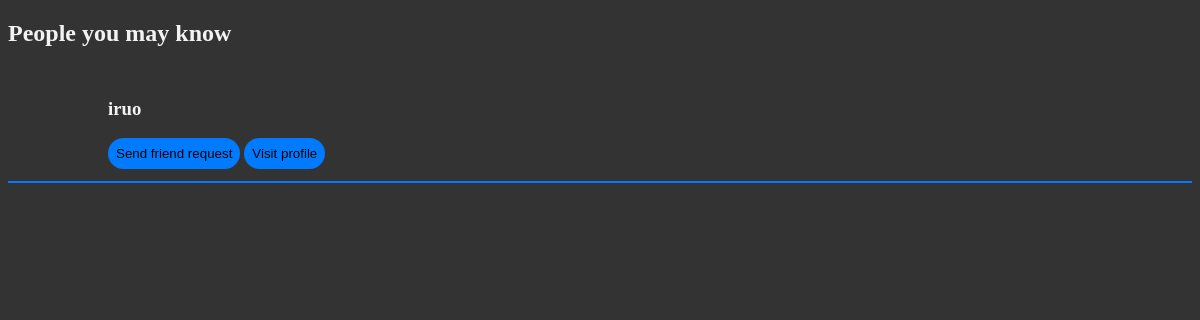
The app's page /users (signed in), older data.
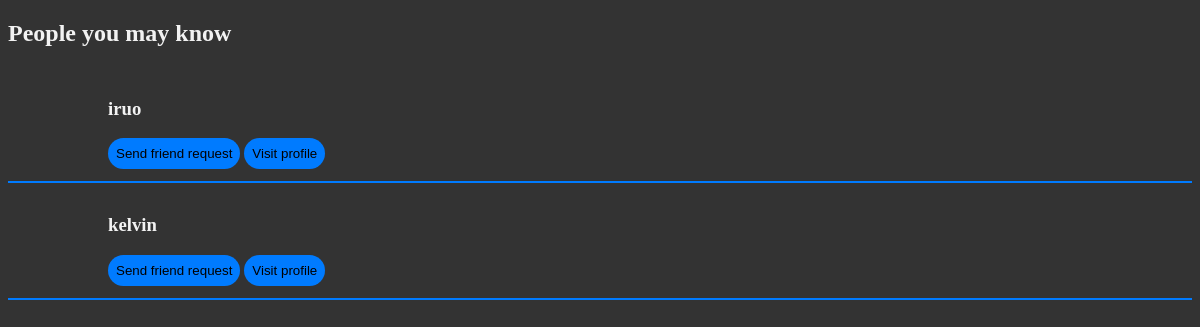
The same page, newer data.
### package/models.py (models this page shows, shortened)
class User(db.Model, UserMixin):
    id = db.Column(db.Integer, primary_key=True)
    username = db.Column(db.String(30), unique=True, nullable=False)
    email = db.Column(db.String(120), unique=True, nullable=False)
    password_hash = db.Column(db.String(120), nullable=False)
    avatar = db.Column(db.LargeBinary)
    friends = db.Column(db.JSON, default='[]')
    friend_request = db.Column(db.JSON, default='[]')
    pending_request = db.Column(db.JSON, default='[]')
    notifications = db.Column(db.JSON, default='[]')
    messages = db.Column(db.JSON, default='{}')
    posts = db.relationship('Post', backref='author', lazy=True)
    def get_friends(self):
        if self.friends == "":
            return None
        else:
            friends = json.loads(self.friends)
            if friends:
                return friends
            else:
                return None
    def get_pending_friends(self):
        if self.pending_request == "":
            return None
        else:
            friends = json.loads(self.pending_request)
            if friends:
                return friends
            else:
                return None

### package/routes.py (the view)
@app.route('/users')
@login_required
def users():
    users = User.query.all()
    friends = current_user.get_friends()
    requests = current_user.get_pending_friends()
    return render_template('friends.html', user=current_user, friends=friends, users=users, requests=requests)

### package/models.py (called while the page is built)
@login_manager.user_loader
def load_user(user_id):
    user = User.query.get(int(user_id))
    if user:
        return user
    return None

### package/templates/friends.html (shortened to what this page needs)
<!DOCTYPE html>
<html lang="en">
<head>
    <link rel="stylesheet" href="{{ url_for('static', filename='css/users.css')}}">
</head>
<body>
    <div id="main">
        {% if users or users.lenght() > 1 %}
            <h2>People you may know</h2>
            {% for userz in users %}
                {% if userz.username != user.username %}
                    {% if friends %}
                        {% if  userz.username not in friends %}
                            {% if requests %}
                                {% if  userz.username not in requests %}
                                    <div id="user" class="pic">
                                        <div id="pic">
                                            <img class='dp' src="/image/{{userz.username}}" alt="{{userz.username}}" width="200px" height="200px">
                                        </div>
                                        <div>
                                            <h3>{{userz.username}}</h3>
                                            <button name="add" class="add">Send friend request</button>
                                            <button name="add" class="profile">Visit profile</button>
                                        </div>
                                    </div>
                                {% endif %}
                            {% else %}
                                <div id="user">
                                    <h3>{{userz.username}}</h3>
                                    <button name="add" class="add">Send friend request</button>
                                    <button name="add" class="profile">Visit profile</button>
                                </div>
                            {% endif %}
                        {% endif %}
                    {% endif %}
                {% endif %}
            {% endfor %}
        {% else %}
        <h2>You are the only user for now, enjoy the silence</h2>
        {% endif %}
</body>
</html>

### package/static/css/users.css (style rules this page uses)
body { padding: 0; background-color: #333; }
#main { background-color: #333; width: 100%; height: 100%; margin: 0; }
h3, h2, p, li { color:#f2f2f2; }
#user { padding: 12px; border-bottom: 2px solid #007BFF; padding-left: 100px; }
.add, .profile, #logout { background-color: #007BFF; border: none; padding: 8px; border-radius: 25px; }

Row changes from the older to the newer data that the page shows:
added User: username "kelvin"
